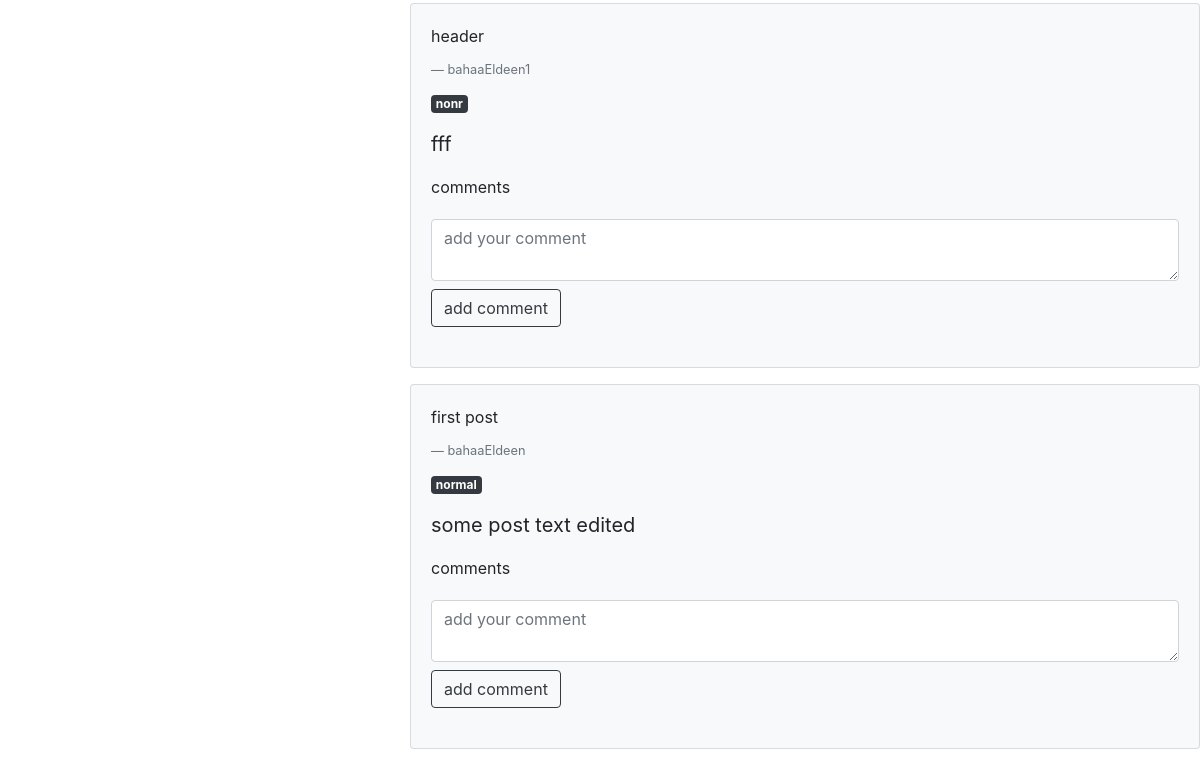
Page / (signed in, lower part) on the earlier database version.
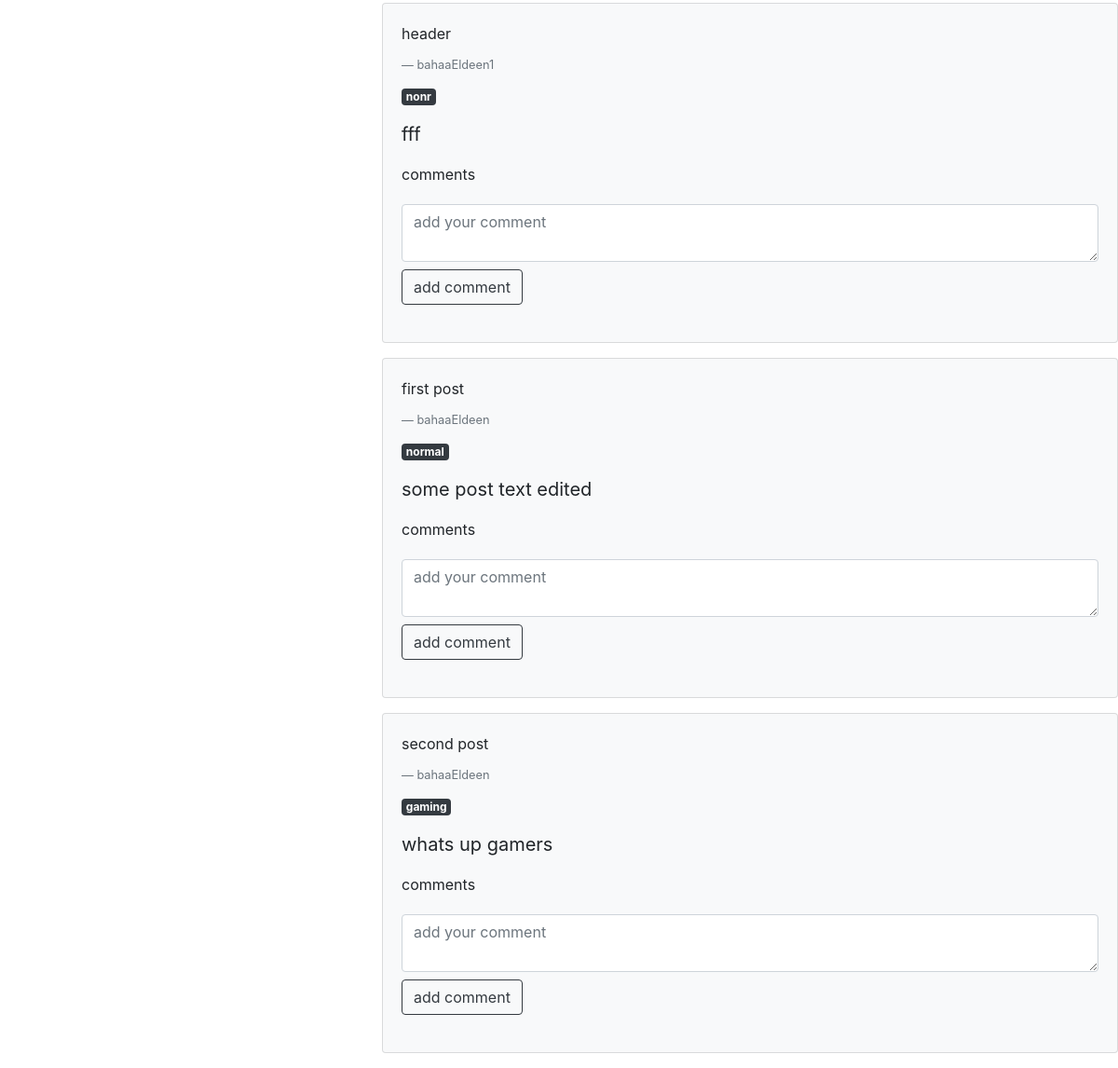
Same page on the later database version.
### social/models.py (models this page shows, shortened)
class Post(models.Model):
    user = models.ForeignKey(User,on_delete=models.CASCADE)
    text = models.CharField(max_length = 500)
    genre = models.CharField(max_length=20)
    header = models.CharField(max_length=50)

### social/views.py (the view)
# urls.py: path('',views.index,name="index"),
def index(request):
    if not request.user.is_authenticated:
        return redirect('login')
    posts = getAllPosts()
    return render(request,'index.html',{'user':request.user,'posts':posts})

### social/views.py (called while the page is built)
def getAllPosts():
    posts = Post.objects.all()
    data = []
    for post in posts:
        comments = getPostComments(post)
        data.append((post,comments))
    return data

def getPostComments(post):
    comments = Comment.objects.filter(post=post)
    return comments

### templates/index.html (shortened to what this page needs)
<link rel="stylesheet" href="https://stackpath.bootstrapcdn.com/bootstrap/4.5.0/css/bootstrap.min.css">
<div class="row">
    <div class="col-md-4 text-center">
    </div>
    <div class="col-md-8">
        {% for data in posts %}
        <div class="card bg-light mb-3">
            <div class="card-body">
                <p class="card-title">{{ data.0.header }}</p>
                <p class="blockquote-footer">{{ data.0.user.email }}</p>
                <p class="badge badge-dark">{{ data.0.genre }}</p>
                <p class="blockquote">{{ data.0.text }}</p>
                <p>comments</p>
                <ul class="list-group list-group-flush">
                    <form method="post" action="/add-comment/">
                        <textarea name="comment" placeholder="add your comment" class="form-control mb-1 mt-1" ></textarea>
                        <input type="submit" value="add comment" class="btn btn-outline-dark mb-1 mt-1">
                    </form>
                </ul>
            </div>
        </div>
        {% endfor %}
    </div>
</div>

Differences in the rows shown:
added Post: header "second post", user.email "bahaaEldeen", genre "gaming", text "whats up gamers"
